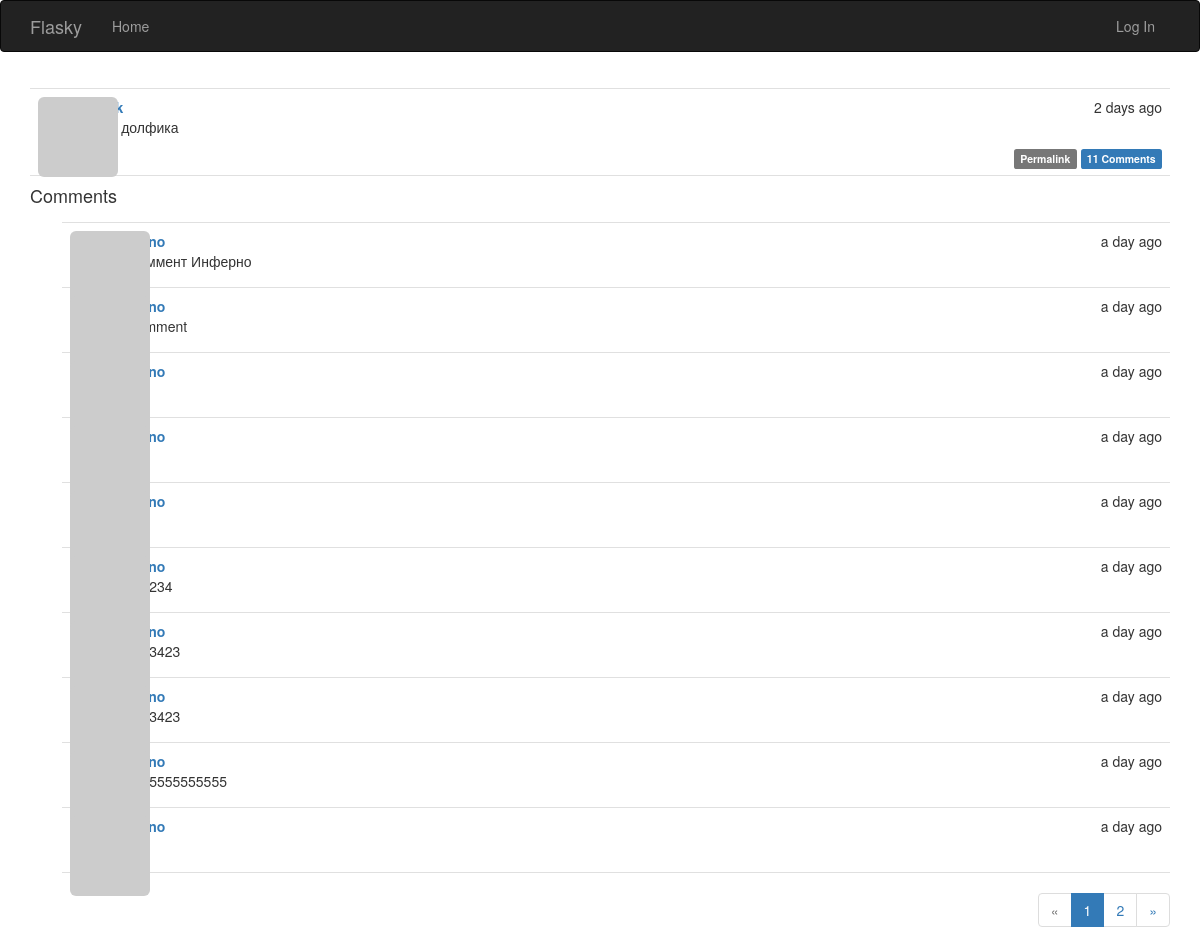
Page /post/3 on the earlier database version.
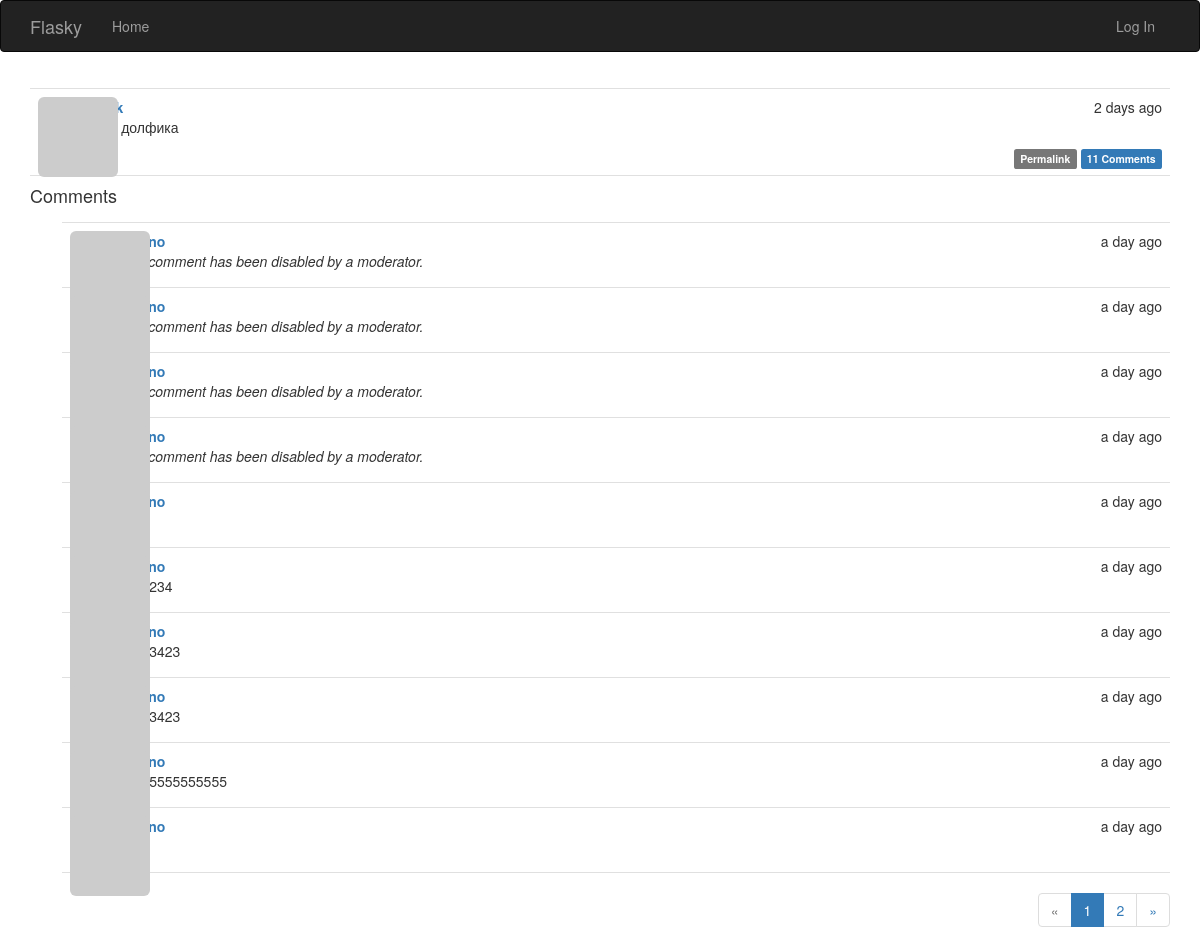
Same page on the later database version.
### app/models.py (models this page shows, shortened)
class Comment(db.Model):
    __tablename__ = 'comments'
    id = db.Column(db.Integer, primary_key=True)
    body = db.Column(db.Text)
    body_html = db.Column(db.Text)
    timestamp = db.Column(db.DateTime, index=True, default=datetime.utcnow)
    disabled = db.Column(db.Boolean)
    author_id = db.Column(db.Integer, db.ForeignKey('users.id'))
    post_id = db.Column(db.Integer, db.ForeignKey('posts.id'))

### app/main/views.py (the view, shortened to what this page needs)
@main.route('/post/<int:id>', methods=['GET', 'POST'])
def post(id):
    post = Post.query.get_or_404(id)
    form = CommentForm()
    page = request.args.get('page', 1, type=int)
    if page == -1:
        page = (post.comments.count() - 1) // \
                current_app.config['FLASKY_COMMENTS_PER_PAGE'] + 1
    pagination = post.comments.order_by(Comment.timestamp.asc()).paginate(
        page, per_page=current_app.config['FLASKY_COMMENTS_PER_PAGE'],
        error_out=False)
    comments = pagination.items
    return render_template('post.html', posts=[post], form=form,
                           comments=comments, pagination=pagination)

### app/auth/views.py (called while the page is built)
@auth.before_app_request
def before_request():
    if current_user.is_authenticated:
        current_user.ping()
        if not current_user.confirmed \
                and request.blueprint != 'auth' \
                and request.endpoint != 'static':
            return redirect(url_for('auth.unconfirmed'))

### app/main/__init__.py (called while the page is built)
@main.app_context_processor
def inject_permissions():
    return dict(Permission=Permission)

### app/models.py (called while the page is built)
    def gravatar(self, size=100, default='identicon', rating='g'):
        if request.is_secure:
            url = 'https://secure.gravatar.com/avatar'
        else:
            url = 'http://secure.gravatar.com/avatar'
        hash = hashlib.md5(self.email.lower().encode('utf-8')).hexdigest()
        return f'{url}/{hash}?s={size}&d={default}&r={rating}'

    def can(self, permissions):
        return False

    def is_administrator(self):
        return False

### app/templates/post.html (shortened to what this page needs)
{% extends "base.html" %}
{% import "bootstrap/wtf.html" as wtf %}
{% import "_macros.html" as macros %}
{% block page_content %}
{% include '_posts.html' %}
<h4 id="comments">Comments</h4>
{% include '_comments.html' %}
{% if pagination %}
<div class="pagination">
    {{ macros.pagination_widget(pagination, '.post', fragment='#comments', id=posts[0].id) }}
</div>
{% endif %}
{% endblock %}

### app/templates/_comments.html (shortened to what this page needs)
<ul class="comments">
    {% for comment in comments %}
    <li class="comment">
        <div class="comment-thumbnail">
            <a href="{{ url_for('.user', username=comment.author.username) }}">
                <img class="img-rounded profile-thumbnail" src="{{ comment.author.gravatar(size=40) }}">
            </a>
        </div>
        <div class="comment-content">
            <div class="comment-date">{{ moment(comment.timestamp).fromNow() }}</div>
            <div class="comment-author"><a href="{{ url_for('.user', username=comment.author.username) }}">{{ comment.author.username }}</a></div>
            <div class="comment-body">
                {% if comment.disabled %}
                <p><i>This comment has been disabled by a moderator.</i></p>
                {% endif %}
                {% if moderate or not comment.disabled %}
                    {% if comment.body_html %}
                        {{ comment.body_html | safe }}
                    {% else %}
                        {{ comment.body }}
                    {% endif %}
                {% endif %}
            </div>
        </div>
    </li>
    {% endfor %}
</ul>

Differences in the rows shown:
changed Comment (number 1 of 10 on the later page): body_html "И коммент Инферно" → (not shown); now shows "This comment has been disabled by a moderator."
changed Comment (number 2 of 10 on the later page): body_html "2 comment" → (not shown); now shows "This comment has been disabled by a moderator."
changed Comment (number 3 of 10 on the later page): now shows "This comment has been disabled by a moderator."
changed Comment (number 4 of 10 on the later page): now shows "This comment has been disabled by a moderator."
